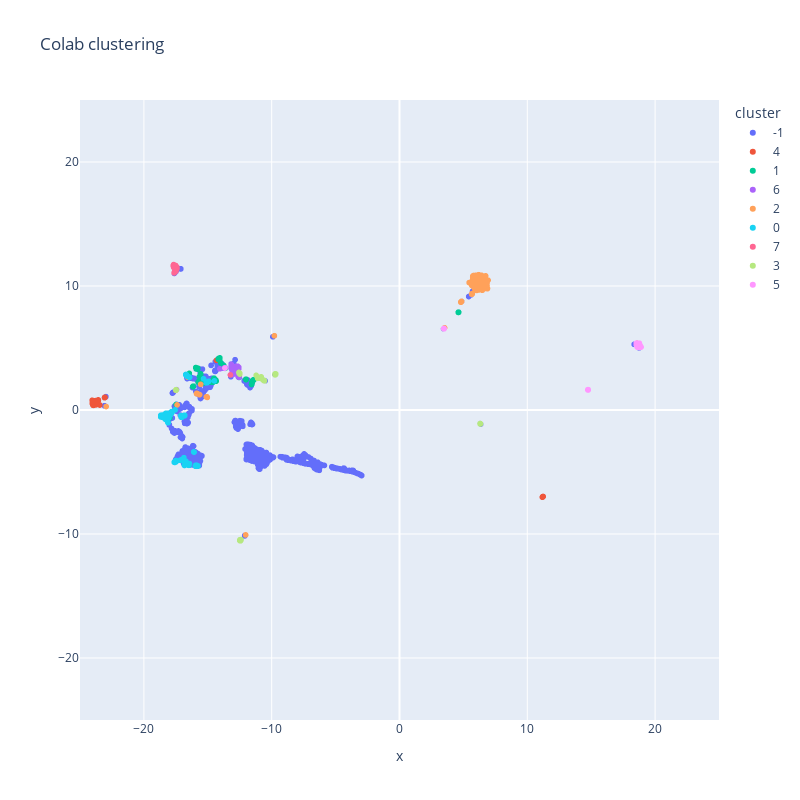

Write notebook code for a chart like this one.
### Code cell
colab_resdf = pd.DataFrame({
    "x" : colab_umap[:, 0], 
    "y" : colab_umap[:, 1], 
    "cluster" : colab_clusters.labels_
})

# with few clusters you can turn on and off outliers with the -1 label
#colab_resdf = colab_resdf[colab_resdf["cluster"] != -1]

#turning cluster to str for discrete color
colab_resdf["cluster"] = colab_resdf["cluster"].astype(str)

fig_colab = px.scatter(colab_resdf, x="x", y="y", color="cluster", title="Colab clustering", width=800, height=800, range_x=[-25, 25], range_y=[-25, 25])

fig_colab.show()

# TODO add one visualisation without time grouping
# this would give us the "true" user groups, and then we could see if they moved around without breaking up the group too much
# also it is not a bug that there is overlap of clusters, as the clustering takes place before umap

### Figure 1 — Plotly figure (JSON) as saved in the notebook; plotly's stock layout.template omitted (floating-point values rounded to 4 significant figures; data arrays with more than 128 entries replaced by an {"elided": "..."} marker saying what was removed)
{"data": [{"hovertemplate": "cluster=-1<br>x=%{x}<br>y=%{y}<extra></extra>", "legendgroup": "-1", "marker": {"color": "#636efa", "symbol": "circle"}, "mode": "markers", "name": "-1", "showlegend": true, "type": "scattergl", "x": {"elided": "1374 float values"}, "xaxis": "x", "y": {"elided": "1374 float values"}, "yaxis": "y"}, {"hovertemplate": "cluster=4<br>x=%{x}<br>y=%{y}<extra></extra>", "legendgroup": "4", "marker": {"color": "#EF553B", "symbol": "circle"}, "mode": "markers", "name": "4", "showlegend": true, "type": "scattergl", "x": {"elided": "254 float values"}, "xaxis": "x", "y": {"elided": "254 float values"}, "yaxis": "y"}, {"hovertemplate": "cluster=1<br>x=%{x}<br>y=%{y}<extra></extra>", "legendgroup": "1", "marker": {"color": "#00cc96", "symbol": "circle"}, "mode": "markers", "name": "1", "showlegend": true, "type": "scattergl", "x": {"elided": "247 float values"}, "xaxis": "x", "y": {"elided": "247 float values"}, "yaxis": "y"}, {"hovertemplate": "cluster=6<br>x=%{x}<br>y=%{y}<extra></extra>", "legendgroup": "6", "marker": {"color": "#ab63fa", "symbol": "circle"}, "mode": "markers", "name": "6", "showlegend": true, "type": "scattergl", "x": {"elided": "315 float values"}, "xaxis": "x", "y": {"elided": "315 float values"}, "yaxis": "y"}, {"hovertemplate": "cluster=2<br>x=%{x}<br>y=%{y}<extra></extra>", "legendgroup": "2", "marker": {"color": "#FFA15A", "symbol": "circle"}, "mode": "markers", "name": "2", "showlegend": true, "type": "scattergl", "x": {"elided": "739 float values"}, "xaxis": "x", "y": {"elided": "739 float values"}, "yaxis": "y"}, {"hovertemplate": "cluster=0<br>x=%{x}<br>y=%{y}<extra></extra>", "legendgroup": "0", "marker": {"color": "#19d3f3", "symbol": "circle"}, "mode": "markers", "name": "0", "showlegend": true, "type": "scattergl", "x": {"elided": "344 float values"}, "xaxis": "x", "y": {"elided": "344 float values"}, "yaxis": "y"}, {"hovertemplate": "cluster=7<br>x=%{x}<br>y=%{y}<extra></extra>", "legendgroup": "7", "marker": {"color": "#FF6692", "symbol": "circle"}, "mode": "markers", "name": "7", "showlegend": true, "type": "scattergl", "x": {"elided": "129 float values"}, "xaxis": "x", "y": {"elided": "129 float values"}, "yaxis": "y"}, {"hovertemplate": "cluster=3<br>x=%{x}<br>y=%{y}<extra></extra>", "legendgroup": "3", "marker": {"color": "#B6E880", "symbol": "circle"}, "mode": "markers", "name": "3", "showlegend": true, "type": "scattergl", "x": {"elided": "191 float values"}, "xaxis": "x", "y": {"elided": "191 float values"}, "yaxis": "y"}, {"hovertemplate": "cluster=5<br>x=%{x}<br>y=%{y}<extra></extra>", "legendgroup": "5", "marker": {"color": "#FF97FF", "symbol": "circle"}, "mode": "markers", "name": "5", "showlegend": true, "type": "scattergl", "x": {"elided": "210 float values"}, "xaxis": "x", "y": {"elided": "210 float values"}, "yaxis": "y"}], "layout": {"height": 800, "legend": {"title": {"text": "cluster"}, "tracegroupgap": 0}, "title": {"text": "Colab clustering"}, "width": 800, "xaxis": {"anchor": "y", "domain": [0, 1], "range": [-25, 25], "title": {"text": "x"}}, "yaxis": {"anchor": "x", "domain": [0, 1], "range": [-25, 25], "title": {"text": "y"}}}}
